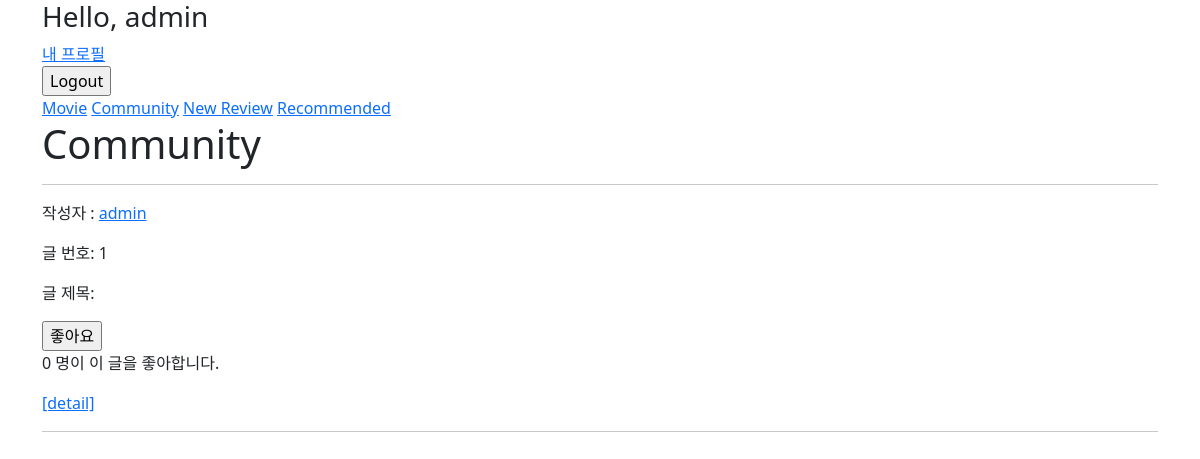
The app's page /community/ (signed in) with its own data.
### community/models.py (models this page shows)
class Review(models.Model):
    title = models.CharField(max_length=100)
    movie_title = models.CharField(max_length=50)
    rank = models.IntegerField()
    content = models.TextField()
    created_at = models.DateTimeField(auto_now_add=True)
    updated_at = models.DateTimeField(auto_now=True)
    user = models.ForeignKey(settings.AUTH_USER_MODEL, on_delete=models.CASCADE)
    like_users = models.ManyToManyField(settings.AUTH_USER_MODEL, related_name='like_reviews')

### accounts/models.py (models this page shows)
class User(AbstractUser):
    followings = models.ManyToManyField('self', symmetrical=False, related_name='followers')

### community/views.py (the view)
# urls.py: path('', views.index, name='index'), # 전체 리뷰 목록 페이지 조회
@require_safe
def index(request):
    reviews = Review.objects.order_by('-pk')
    context = {
        'reviews': reviews,
    }
    return render(request, 'community/index.html', context)

### community/templates/community/index.html (shortened to what this page needs)
{% extends 'base.html' %}
{% block content %}
  <h1>Community</h1>
  <hr>
  {% for review in reviews %}
    <p>작성자 : <a href="{% url 'accounts:profile' review.user.username %}">{{ review.user }}</a></p>
    <p>글 번호: {{ review.pk }}</p>
    <p>글 제목: {{ review.name }}</p>
    <form class="like-forms" data-review-id="{{ review.pk }}">
      {% if user in review.like_users.all %}
        <input type="submit" value="좋아요 취소" id="like-{{ review.pk }}">
      {% else %}
        <input type="submit" value="좋아요" id="like-{{ review.pk }}">
      {% endif %}
    </form>
    <p>
      <span id='likes_count'>{{ review.like_users.all|length }}</span> 명이 이 글을 좋아합니다.
    </p>
    <a href="{% url 'community:detail' review.pk %}">[detail]</a>
    <hr>
  {% endfor %}
  {% endblock content %}

### records on screen
Review: user "admin", pk "1", like_users.all|length "0"
